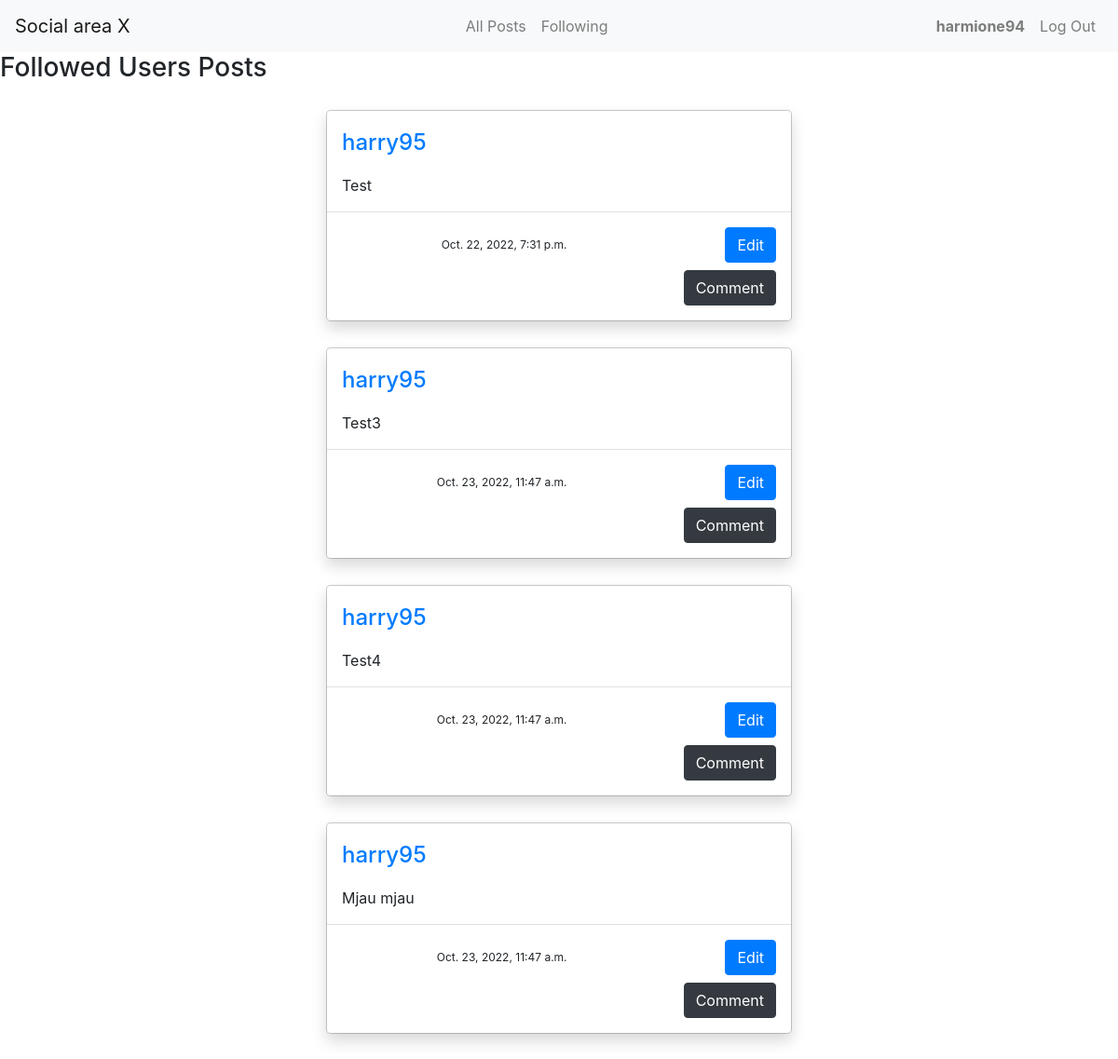
/following_page (signed in), run on an earlier commit of the app's database.
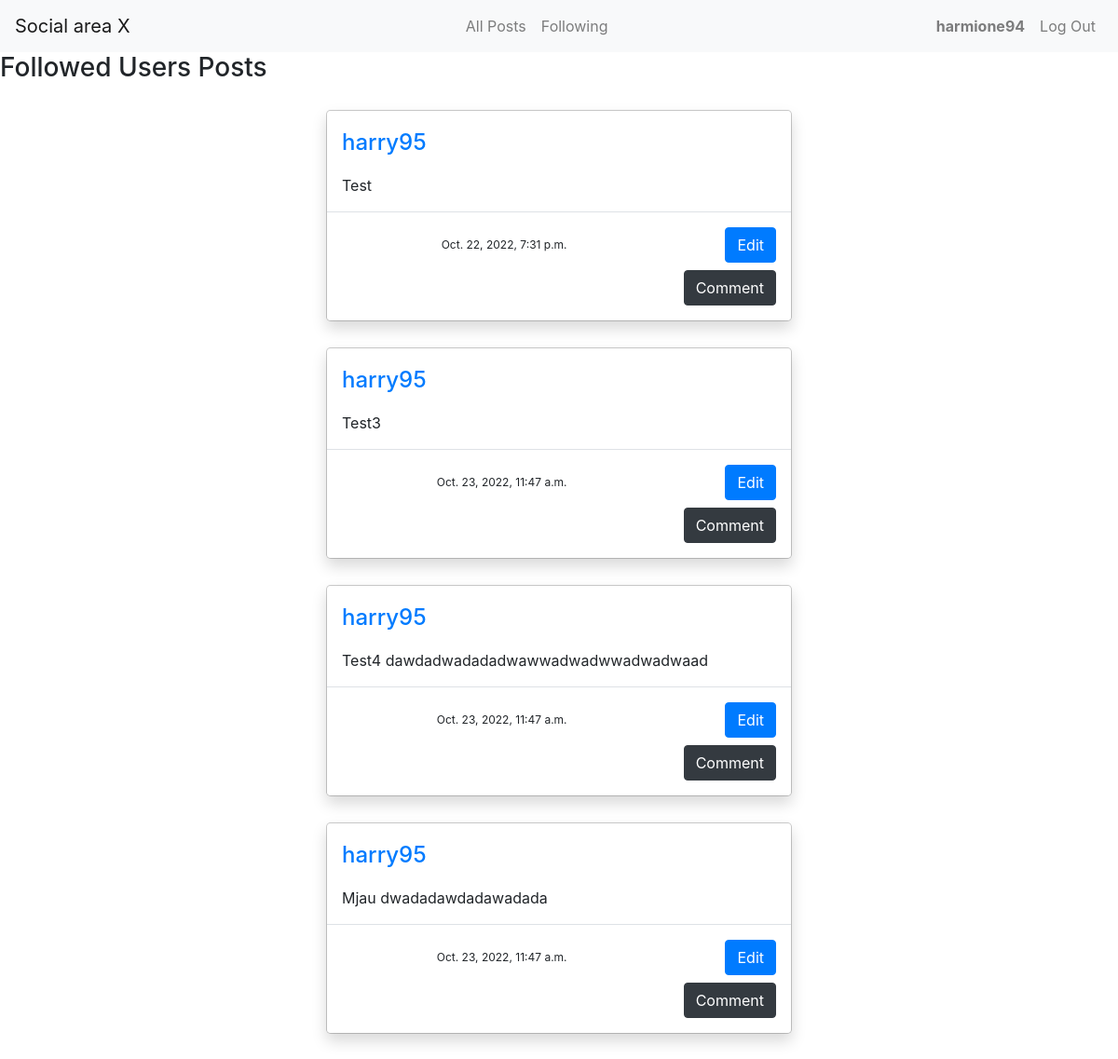
And on a later commit of the database.
### network/models.py (models this page shows, shortened)
class User(AbstractUser):
    pass

class Post(models.Model):
    id = models.AutoField(primary_key = True)
    creator = models.ForeignKey(User, on_delete=models.CASCADE, related_name="created")
    content = models.TextField(max_length=100)
    date = models.DateTimeField(auto_now_add=True)
    likes = models.IntegerField(default=0)

### network/views.py (the view)
# urls.py: path("following_page", views.following_page, name="following_page"),
def following_page(request):
    following = Follower.objects.filter(follower=request.user.id)
    list_following = []
    for user in following:
        list_following.append(user.followed.id)
    my_filter_qs = Q()
    for creator in list_following:
        my_filter_qs = my_filter_qs | Q(creator=creator)
    if len(list_following) > 0:
        posts_filtered = Post.objects.filter(my_filter_qs)
    else:
        posts_filtered = None
    return render(request,"network/following.html", {
        "posts" : posts_filtered
    })

### network/templates/network/following.html
{% extends "network/layout.html" %}
{% block body %}
  <h3>Followed Users Posts</h3>
    {% for post in posts %}
    <div class="modal-dialog" role="document">
        <div class="modal-content rounded-5 shadow">
          <div class="modal-header border-bottom-0">
            <div>
              <a href="{% url 'user_page' post.creator.id %}">
                <h4 class="modal-title fs-5">{{ post.creator }}</h1>
              </a>
            </div>
          </div>
          <div class="modal-body py-0">
            <p>{{ post.content }}</p>
          </div>
          <div class="modal-footer">
            <p id="date_modal">{{ post.date }}</p>
            <button type="button" class="btn btn btn-primary">Edit</button>
            <button type="button" class="btn btn btn-dark">Comment</button>
          </div>
        </div>
      </div>
    {% endfor %}
{% endblock %}

### network/templates/network/layout.html (shortened to what this page needs)
{% load static %}
<!DOCTYPE html>
<html lang="en">
    <head>
        <link rel="stylesheet" href="https://stackpath.bootstrapcdn.com/bootstrap/4.4.1/css/bootstrap.min.css">
        <link href="{% static 'network/styles.css' %}" rel="stylesheet">
    </head>
    <body>
        <nav class="navbar navbar-expand-lg navbar-light bg-light">
            <a class="navbar-brand" href="#">Social area X</a>
            <div class="collapse navbar-collapse justify-content-center" id="navbarNav">
              <ul class="navbar-nav ml-auto">
                <li class="nav-item">
                    <a class="nav-link" href="{% url 'index' %}">All Posts</a>
                </li>
                {% if user.is_authenticated %}
                    <li class="nav-item">
                        <a class="nav-link" href="{% url 'following_page' %}">Following</a>
                    </li>
                {% endif %}
              </ul>
            </div>
            <div class="collapse navbar-collapse justify-content-end" id="navbarNav">
              <ul class="navbar-nav">
                {% if user.is_authenticated %}
                    <li class="nav-item">
                        <a class="nav-link"  href="{% url 'user_page' user.id %}"><strong>{{ user.username }}</strong></a>
                    </li>
                    <li class="nav-item">
                        <a class="nav-link" href="{% url 'logout' %}">Log Out</a>
                    </li>
                {% endif %}
              </ul>
            </div>
          </nav>
        <div class="body">
            {% block body %}
            {% endblock %}
        </div>
    </body>
</html>

### network/static/network/styles.css (style rules this page uses)
#date_modal { margin-right:35%; font-size: 12px; }

What changed in the data, as far as the page shows it:
changed Post: content "Test4" → "Test4 dawdadwadadadwawwadwadwwadwadwaad"
changed Post: content "Mjau mjau" → "Mjau dwadadawdadawadada"
